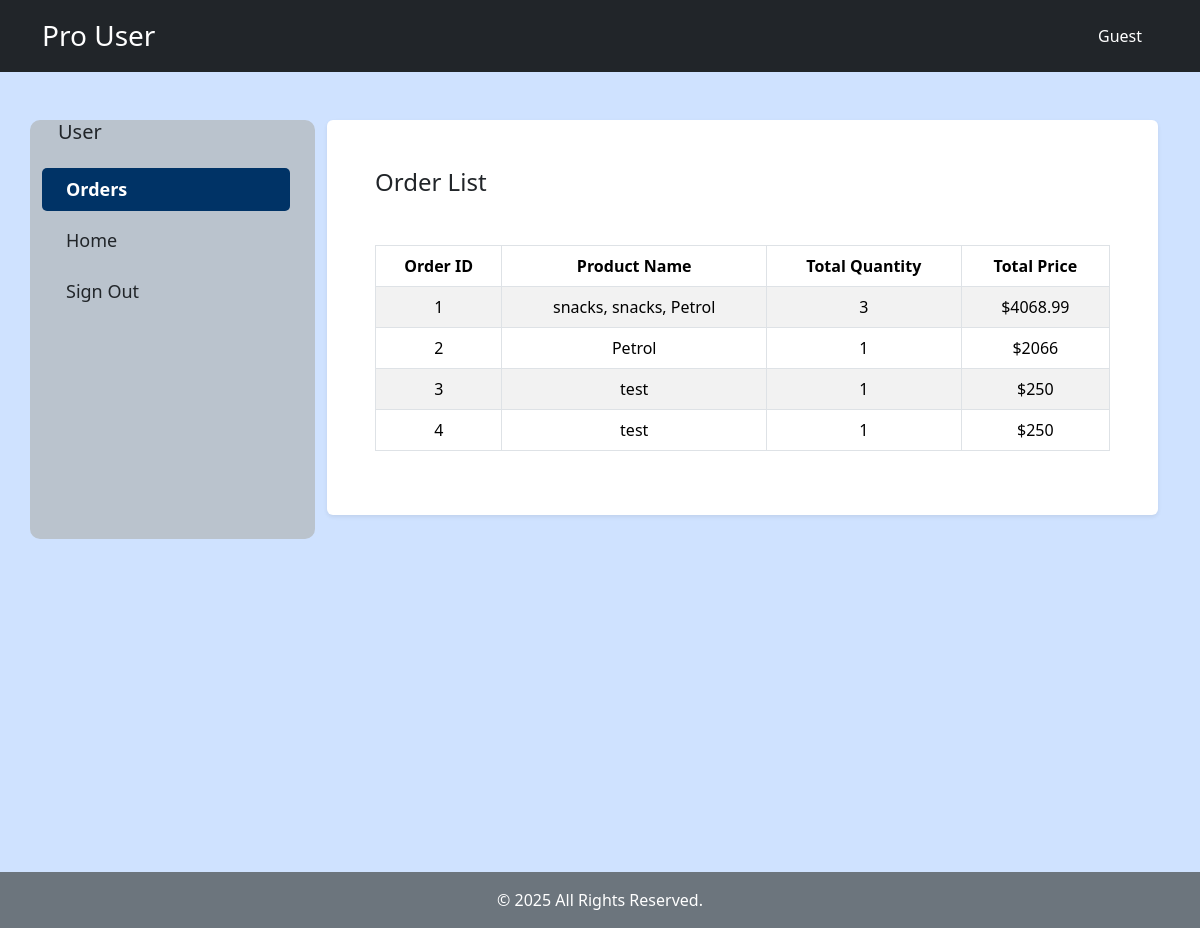
The app's page /users/users_dashboard.php with its own data.
### tables this page shows
CREATE TABLE `orders` (
  `id` int(11) NOT NULL,
  `user_id` varchar(255) DEFAULT NULL,
  `product_ids` varchar(255) DEFAULT NULL,
  `total_quantity` varchar(255) DEFAULT NULL,
  `total_price` varchar(255) DEFAULT NULL,
  `created_at` timestamp NULL DEFAULT NULL
);

### users/users_dashboard.php (the view, shortened to what this page needs)
<?php
include("db.php");
$query = "SELECT id, user_id, product_ids, total_quantity, total_price FROM orders";
$result = $conn->query($query);
function getProductNames($product_ids, $conn) {
    $ids_array = explode(',', $product_ids);
    $ids_array = array_map('intval', $ids_array);
    $ids_string = implode(',', $ids_array);
    $query = "SELECT product_name FROM products WHERE id IN ($ids_string)";
    $result = $conn->query($query);
    if ($result && $result->num_rows > 0) {
        $product_names = [];
        while ($row = $result->fetch_assoc()) {
            $product_names[] = $row['product_name'];
        }
        return implode(', ', $product_names);
    }
    return "N/A";
}
if (isset($_SESSION['user_id'])) {
    $userId = $_SESSION['user_id'];
    $userQuery = "SELECT name FROM college_users WHERE id = ?";
    $stmt = $conn->prepare($userQuery);
    $stmt->bind_param("i", $userId);
    $stmt->execute();
    $stmt->bind_result($userName);
    $stmt->fetch();
    $stmt->close();
    if (empty($userName)) {
        $userName = "Guest";
    }
} else {
    $userName = "Guest";
}
?>
<!doctype html>
<html lang="en">
<head>
    <link href="css/bootstrap.min.css" rel="stylesheet">
    <link href="css/custom.css" rel="stylesheet">
</head>
<body>
  <header class="bg-dark text-white py-3">
      <div class="container d-flex justify-content-between align-items-center">
          <h3 class="mb-0">Pro User</h3>
          <nav>
              <ul class="nav">
                  <li class="nav-item">
                      <a class="nav-link text-white" href="#" role="button" data-bs-toggle="dropdown">
                          <?php echo $userName; ?> <i class="fas fa-user-circle"></i>
                      </a>
                  </li>
              </ul>
          </nav>
      </div>
  </header>
<section class="py-lg-7 py-5 bg-primary-subtle" style="min-height: 100vh;">
    <div class="container">
        <div class="row">
            <?php include("sidebar.php"); ?>
            <div class="col-lg-9 col-md-8">
                <div class="card border-0 shadow-sm mb-4">
                    <div class="card-body p-lg-5">
                        <div class="mb-5">
                            <h4 class="mb-1">Order List</h4>
                        </div>
                        <div class="booking-table">
                            <div class="table-responsive">
                                <table class="table table-bordered table-striped">
                                    <thead>
                                        <tr>
                                            <th class="text-center">Order ID</th>
                                            <th class="text-center">Product Name</th>
                                            <th class="text-center">Total Quantity</th>
                                            <th class="text-center">Total Price</th>
                                        </tr>
                                    </thead>
                                    <tbody>
                                        <?php if ($result->num_rows > 0): ?>
                                            <?php while ($row = $result->fetch_assoc()): ?>
                                                <tr>
                                                    <td class="text-center"><?= htmlspecialchars($row['id']); ?></td>
                                                    <td class="text-center"><?= htmlspecialchars(getProductNames($row['product_ids'], $conn)); ?></td>
                                                    <td class="text-center"><?= htmlspecialchars($row['total_quantity']); ?></td>
                                                    <td class="text-center">$<?= htmlspecialchars($row['total_price']); ?></td>
                                                </tr>
                                            <?php endwhile; ?>
                                        <?php else: ?>
                                            <tr><td colspan="4" class="text-center">No orders found.</td></tr>
                                        <?php endif; ?>
                                    </tbody>
                                </table>
                            </div>
                        </div>
                    </div>
                </div>
            </div>
        </div>
    </div>
</section>
<footer class="py-3 bg-secondary text-center">
    <div class="container">
        <p class="mb-0 text-white">© 2025 All Rights Reserved.</p>
    </div>
</footer>
</body>
</html>

### users/sidebar.php (shortened to what this page needs)
<?php
$current_page = basename($_SERVER['PHP_SELF']);
?>
<div class="col-lg-3 col-md-4 pro" style="background-color: #bac3cd;border-radius:10px;">
   <div class="d-flex align-items-center mb-4 justify-content-center justify-content-md-start">
      <div class="ms-3">
        <h5 class="mb-0">
            <a href="../index.php" class="text-decoration-none text-dark">User</a>
        </h5>
      </div>
   </div>
   <div class="d-md-block collapse" id="collapseAccountMenu" style="">
      <ul class="nav flex-column nav-account side-menu">
         <li class="nav-item">
            <a class="nav-link text-dark <?php echo ($current_page == 'users_dashboard.php') ? 'active' : ''; ?>" href="users_dashboard.php">
                <span class="ms-2"><strong>Orders</strong></span>
            </a>
         </li>
         <li class="nav-item">
            <a class="nav-link text-dark <?php echo ($current_page == 'index.php') ? 'active' : ''; ?>" href="../index.php">
                <span class="ms-2">Home</span>
            </a>
         </li>
         <li class="nav-item">
            <a class="nav-link text-dark <?php echo ($current_page == 'login.php') ? 'active' : ''; ?>" href="../login.php">
                <span class="ms-2">Sign Out</span>
            </a>
         </li>
      </ul>
   </div>
</div>

### users/css/custom.css (style rules this page uses)
.side-menu .nav-link { font-size: 18px; font-weight: 400; text-align: left; margin-right: 13px; color: #000; margin-bottom: 8px; border-radius: 8px; }
.pro { overflow: auto; z-index: 9999 !important; position: -webkit-sticky; position: sticky; top: 10px; background-color: #f8f9fa; }

### users/sidebar.php (style rules this page uses)
.nav-link.active { background-color: #003366; color: #fff !important; font-weight: bold; border-radius: 5px; }

### records on screen
orders: id "1", product_ids "snacks, snacks, Petrol", total_quantity "3", total_price "4068.99"
orders: id "2", product_ids "Petrol", total_quantity "1", total_price "2066"
orders: id "3", product_ids "test", total_quantity "1", total_price "250"
orders: id "4", product_ids "test", total_quantity "1", total_price "250"

### other values on screen
$userName "Guest"
